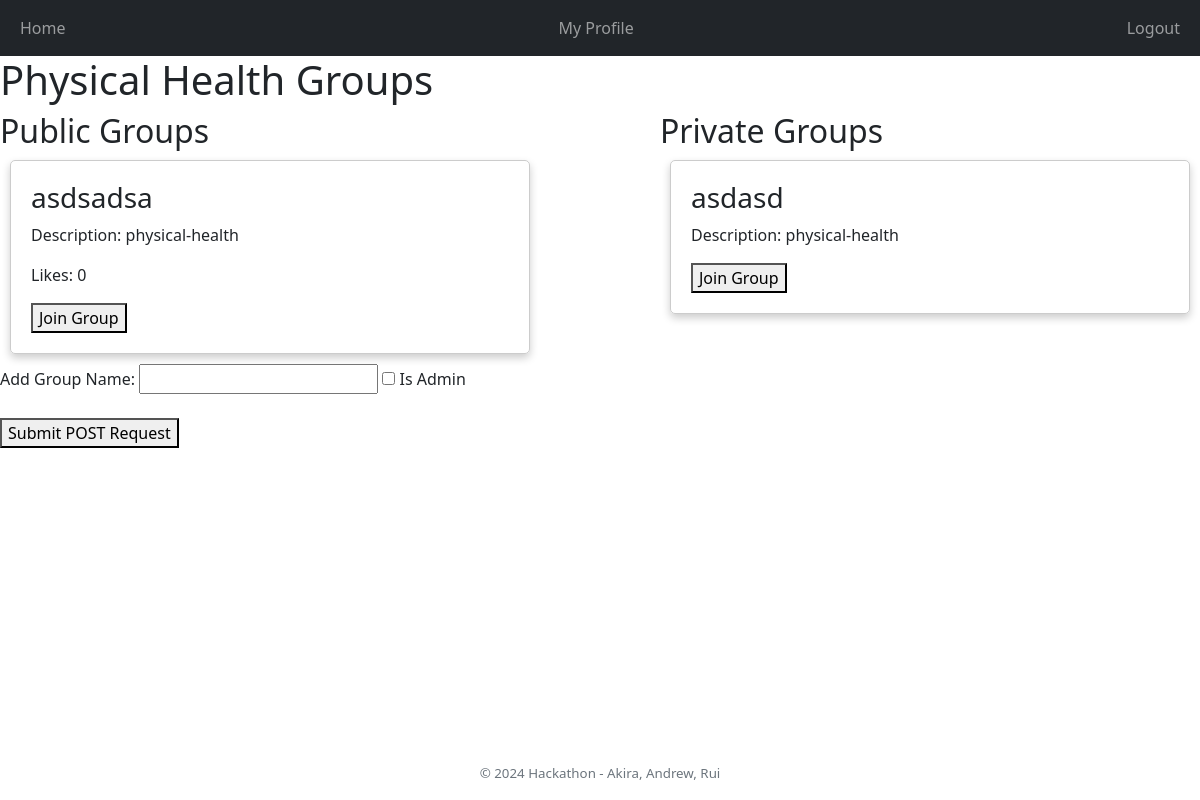
Page /healthyhoos/physical-health/ (signed in) on the earlier database version.
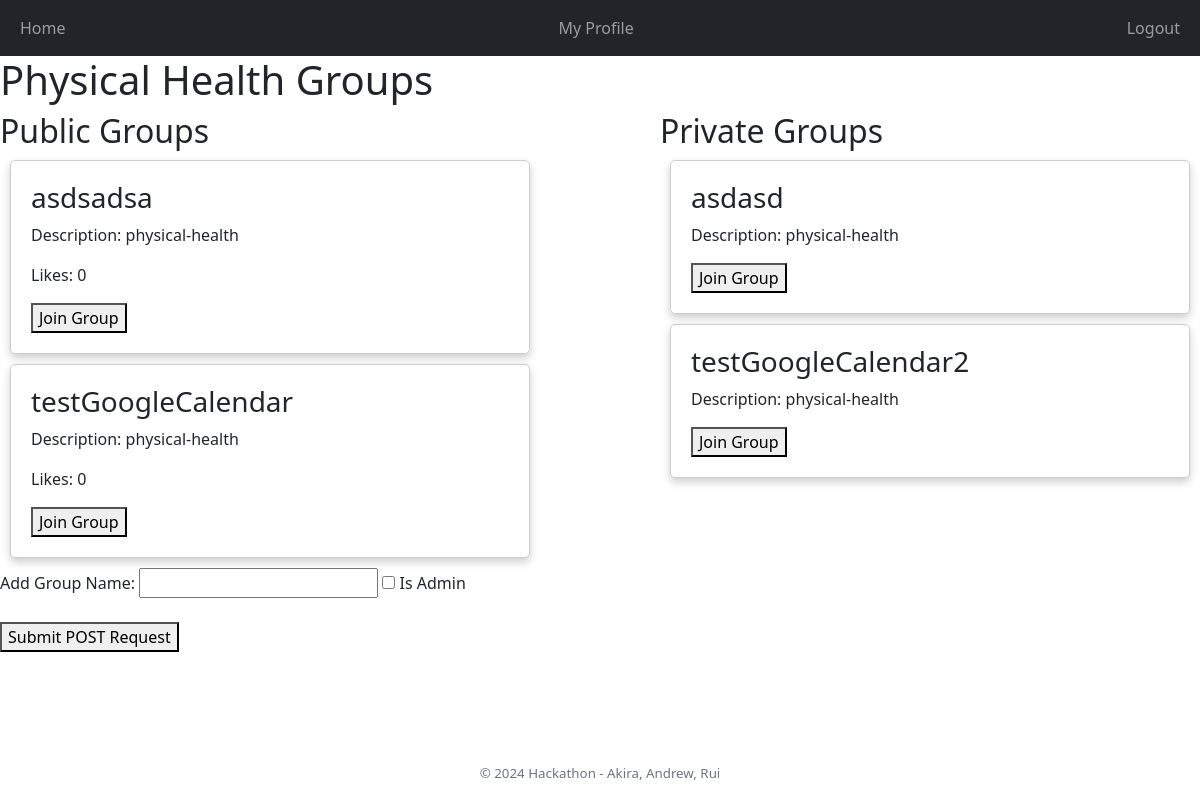
Same page on the later database version.
### healthyhoos/models.py (models this page shows)
class Group(models.Model):
    name = models.CharField(max_length=100)
    description = models.TextField()
    is_public = models.BooleanField(default=False)
    likes = models.IntegerField(default=0)
    calendarID = models.CharField(max_length=100)
    tasks = models.ManyToManyField('Task', related_name='groups')
    admin_users = models.ManyToManyField(User, related_name='admin_groups')

### healthyhoos/views.py (the view)
# urls.py: path("physical-health/", views.physical_view, name="physical-health"),
@login_required
def physical_view(request):
    if request.method == 'POST':
        group_name = request.POST.get('group_name')
        is_admin = request.POST.get('is_admin')
        is_public = is_admin == 'on'
        new_group = Group.objects.create(
            name=group_name,
            description="physical-health",  # Example description
            is_public=is_public
        )
        user_object = User.objects.create(name=request.user.username)
        if is_public:
            new_group.admin_users.add(user_object)
        new_group.calendarID = createCalendar(group_name)
        new_group.save()
        physical_groups = Group.objects.filter(description="physical-health")
        return render(request, 'healthyhoos/physical.html', {'physical_groups': physical_groups})# You might want to redirect to a different URL
    else:
        physical_groups = Group.objects.filter(description="physical-health")
        return render(request, 'healthyhoos/physical.html', {'physical_groups': physical_groups})

### healthyhoos/templates/healthyhoos/physical.html (shortened to what this page needs)
{% extends 'healthyhoos/base.html' %}
{%block content%}
<h1>Physical Health Groups</h1>
<div style="display: flex; justify-content: space-between;">
    <div style="width: 45%;">
        <h2>Public Groups</h2>
        {% for group in physical_groups %}
            {% if group.is_public %}
                <form action="/healthyhoos/physical-health/{{ group.id }}/" method="post">
                    <div style="border: 1px solid #ccc; border-radius: 5px; padding: 20px; margin: 10px; box-shadow: 0 4px 8px 0 rgba(0, 0, 0, 0.2);">
                        <h3>{{ group.name }}</h3>
                        <p>Description: {{ group.description }}</p>
                        <p>Likes: {{ group.likes }}</p>
                        <button type="submit">Join Group</button>
                    </div>
                </form>
            {% endif %}
        {% endfor %}
    </div>
    <div style="width: 45%;">
        <h2>Private Groups</h2>
        {% for group in physical_groups %}
            {% if not group.is_public %}
                <form action="/healthyhoos/physical-health/{{ group.id }}/" method="post">
                    <div style="border: 1px solid #ccc; border-radius: 5px; padding: 20px; margin: 10px; box-shadow: 0 4px 8px 0 rgba(0, 0, 0, 0.2);">
                        <h3>{{ group.name }}</h3>
                        <p>Description: {{ group.description }}</p>
                        <button type="submit">Join Group</button>
                    </div>
                </form>
            {% endif %}
        {% endfor %}
    </div>
</div>
<form method="post" action="{% url 'healthyhoos:physical-health' %}">
    <label for="group_name">Add Group Name:</label>
    <input type="text" id="group_name" name="group_name" required>
    <input type="checkbox" id="is_admin" name="is_admin">
    <label for="is_admin">Is Admin</label><br><br>
    <button type="submit">Submit POST Request</button>
</form>
{% endblock %}

Differences in the rows shown:
added Group: name "testGoogleCalendar", description "physical-health", likes "0", shown under "Public Groups"
added Group: name "testGoogleCalendar2", description "physical-health", shown under "Private Groups"
